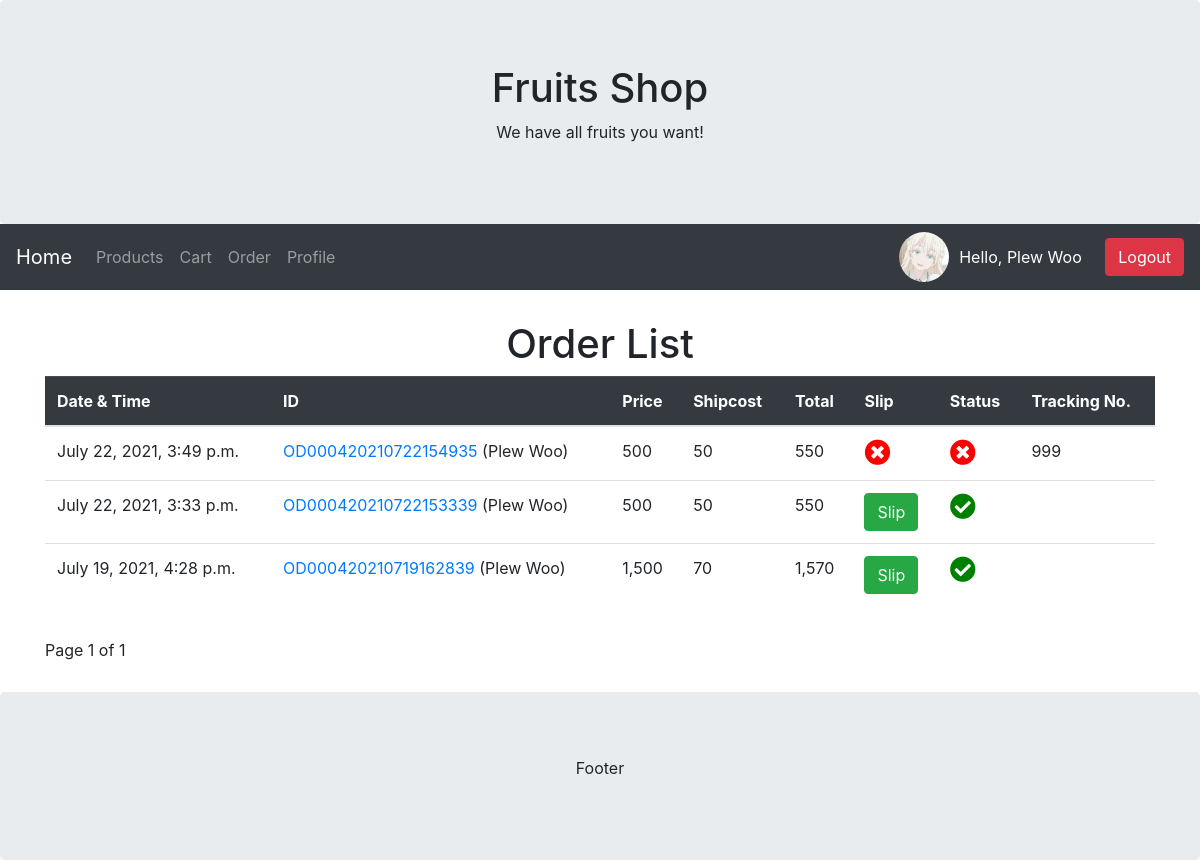
The app's page /allorderlist/ (signed in), older data.
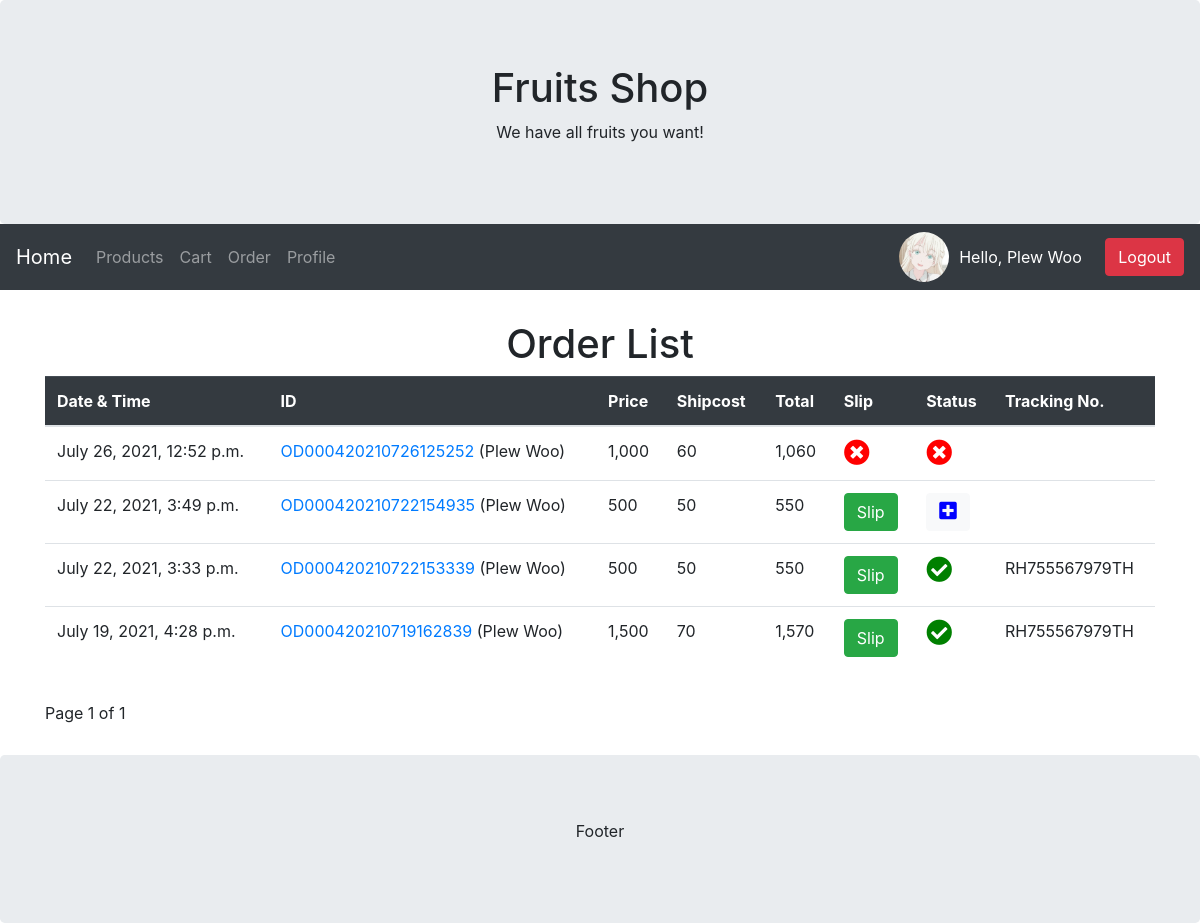
The same page, newer data.
### myapp/models.py (models this page shows, shortened)
class OrderPending(models.Model):
    orderId = models.CharField(max_length=100)
    user = models.ForeignKey(User, on_delete=CASCADE)
    name = models.CharField(max_length=100)
    tel = models.CharField(max_length=100)
    address = models.TextField()
    shipping = models.CharField(max_length=100)
    payment = models.CharField(max_length=100)
    ps = models.TextField(blank=True, null=True)
    stamp = models.DateTimeField(auto_now_add=True, blank=True, null=True)
    paid = models.BooleanField(default=False)
    slip = models.ImageField(upload_to="slip", null=True, blank=True)
    slipTime = models.CharField(max_length=100, blank=True, null=True)
    paymentId = models.CharField(max_length=100, blank=True, null=True)
    trackingNumber = models.CharField(max_length=100, blank=True, null=True)

### myapp/views.py (the view)
# urls.py: path('allorderlist/', AllOrderList, name='allorderlist-page'),
def AllOrderList(request):
    context = {}
    order = OrderPending.objects.all().order_by('stamp').reverse()
    for od in order:
        orderId = od.orderId
        orderList = OrderList.objects.filter(orderId=orderId)
        total = sum([c.total for c in orderList])
        od.total = total
        count = sum([c.quantity for c in orderList])
        if od.shipping == 'ems':
            shipcost = sum([50 if i == 0 else 10 for i in range(count)])
        else:
            shipcost = sum([30 if i == 0 else 10 for i in range(count)])
        if od.payment == 'cod':
            shipcost += 20
        od.shipcost = shipcost
    paginator = Paginator(order, 5)
    page = request.GET.get('page')
    order = paginator.get_page(page)
    context['allorder'] = order
    return render(request, 'myapp/allorderlist.html', context)

### myapp/templates/myapp/allorderlist.html (shortened to what this page needs)
{% extends 'myapp/base.html' %}
{% load humanize %}
{% block content %}
<center>
    <h1>Order List</h1>
</center>
<table class="table">
    <thead class="table-dark">
        <tr>
            <th scope="col">Date & Time</th>
            <th scope="col">ID</th>
            <th scope="col">Price</th>
            <th scope="col">Shipcost</th>
            <th scope="col">Total</th>
            <th scope="col">Slip</th>
            <th scope="col">Status</th>
            <th scope="col">Tracking No.</th>
        </tr>
    </thead>
    <tbody>
        {% for order in allorder %}
        <tr>
            <td>{{ order.stamp }}</td>
            <td>
                <a href="{% url 'updatetracking-page' order.orderId %}">{{ order.orderId }}</a> ({{ order.name }})
            </td>
            <td>{{ order.total | intcomma}}</td>
            <td>{{ order.shipcost | intcomma}}</td>
            <td>{{ order.total|add:order.shipcost | intcomma }}</td>
            <td>
                {% if order.slip %}
                <a href="{{ order.slip.url }}" class="btn btn-success">Slip</a>
                {% else %}
                <a href="#"><i class="fas fa-times-circle" style=" font-size: 26px; color: red;"></i></i></a>
                {% endif %}
            </td>
            <td>
                {% if order.paid and order.slip %}
                <a href="{% url 'updatestatus' order.orderId 'cancel' %}">
                    <i class="fas fa-check-circle" style=" font-size: 26px; color: green;"></i>
                </a>
                {% elif order.paid == False and not order.slip %}
                <a href="#"><i class="fas fa-times-circle" style=" font-size: 26px; color: red;"></i></i></a>
                {% else %}
                <a class="btn btn-light" href="{% url 'updatestatus' order.orderId 'confirm' %}" style="color: blue;">
                    <i class="fas fa-plus-square" style=" font-size: 20px;"></i>
                </a>
                {% endif %}
            </td>
            <td>
                {% if order.trackingNumber != None %}
                {{ order.trackingNumber }}
                {% endif %}
            </td>
        </tr>
        {% endfor %}
    </tbody>
</table>
Page {{allorder.number}} of {{allorder.paginator.num_pages}}
{% endblock content %}

Row changes from the older to the newer data that the page shows:
added OrderPending: stamp "July 26, 2021, 12:52 p.m.", orderId "OD000420210726125252", name "Plew Woo", total "1,000", shipcost "60", total|add "1,060", paid False (drawn)
changed OrderPending "July 22, 2021, 3:49 p.m.": trackingNumber "999" → (not shown); now shows "Slip"
changed OrderPending "July 22, 2021, 3:33 p.m.": trackingNumber (not shown) → "RH755567979TH"
changed OrderPending "July 19, 2021, 4:28 p.m.": trackingNumber (not shown) → "RH755567979TH"
